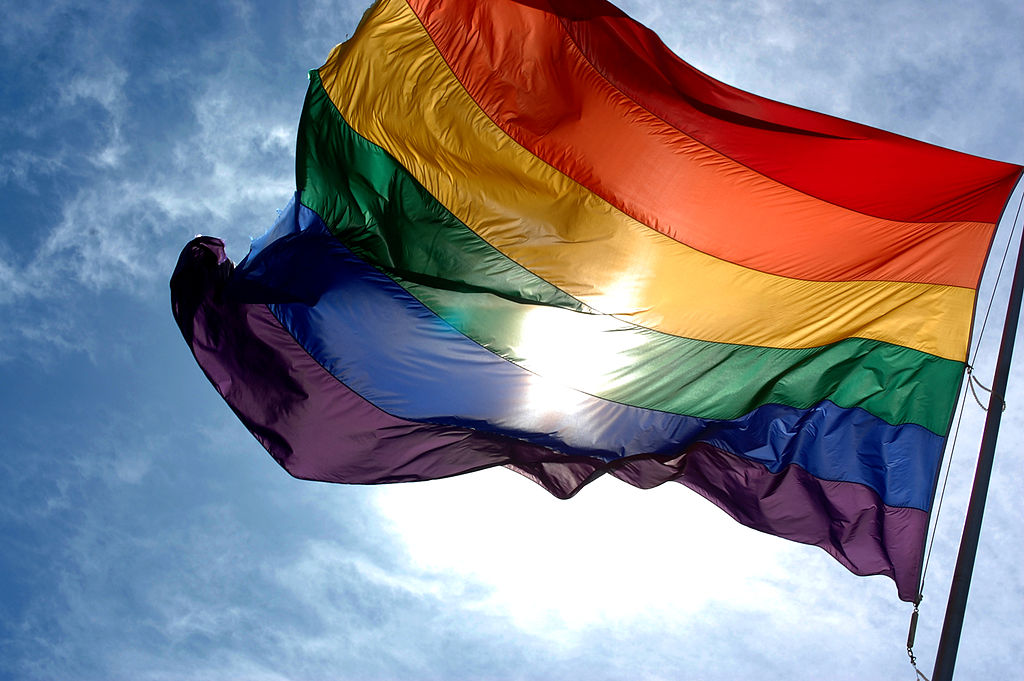
#> input picture images/rainbow_flag.jpg, 1024 x 681 px
$ jupyter execute 'IMAGE PARAMID PRATICE.ipynb'   (shell and % lines are left out)
#> lines starting #> are read from the running program, lines starting #| are printed output that depends on the picture
[cell 1]
#import important libraries
import numpy as np
import matplotlib.pyplot as plt
import cv2

[cell 2]

#taking image as input from directory
img = cv2.imread('images/rainbow_flag.jpg')
#> img is the input picture: shape (681, 1024, 3); mean B, G, R 139.6, 129.7, 134

#change color from bge to RGB
img = cv2.cvtColor(img,cv2.COLOR_BGR2RGB)

#for ploting img
plt.imshow(img)

[cell 3]
level1 = cv2.pyrDown(img)
level2 = cv2.pyrDown(level1)
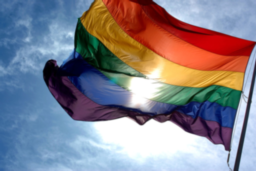
#> level2: shape (171, 256, 3); mean R, G, B 133.9, 129.7, 139.7
level3 = cv2.pyrDown(level2)
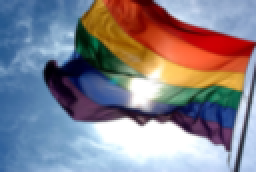
#> level3: shape (86, 128, 3) (shown 2 times larger); mean R, G, B 133.7, 129.7, 139.9

#display the img

f, (ax1,ax2,ax3,ax4) = plt.subplots(1,4 , figsize=(20,30))

ax1.imshow(img)
ax1.set_title('orginal image')

ax2 . imshow(level1)
ax2.set_xlim([0, img.shape[1]])
ax2.set_ylim([0, img.shape[0]])

ax3 . imshow(level2)
ax3.set_xlim([0, img.shape[1]])
ax3.set_ylim([0, img.shape[0]])

ax4 . imshow(level3)
ax4.set_xlim([0, img.shape[1]])
ax4.set_ylim([0, img.shape[0]])
#> Out = (0, 681)
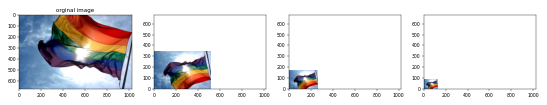
#> figure drawn by matplotlib, 4 panels

$ run again, with images/Team.jpeg copied over images/rainbow_flag.jpg
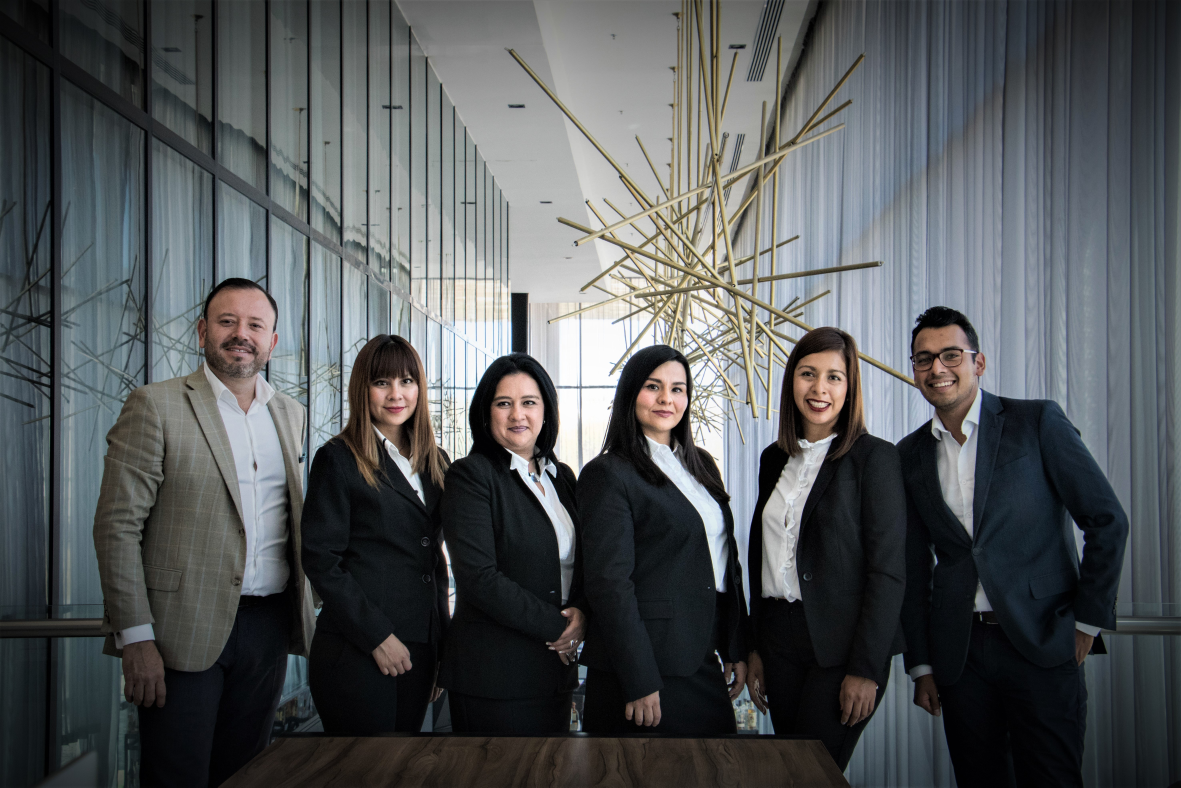
#> input picture images/Team.jpeg, 5905 x 3937 px (shown at 1/5 size)
#> img is the input picture: shape (3937, 5905, 3); mean B, G, R 88.3, 86.5, 83.2
#> `level3 = cv2.pyrDown(level2)`:
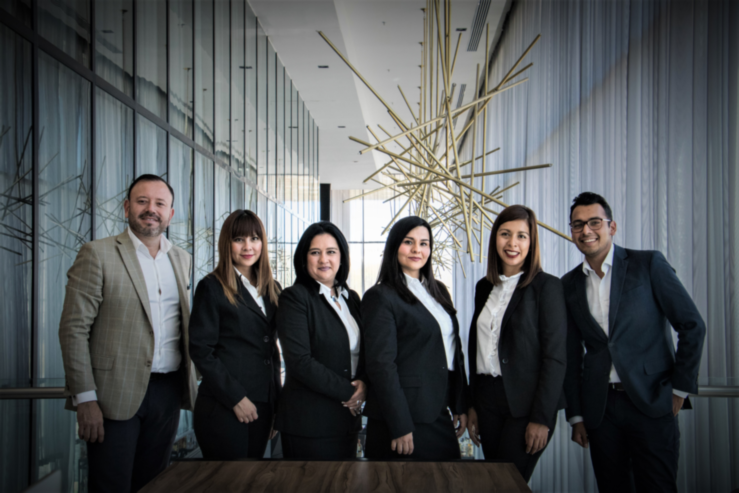
#> level3: shape (493, 739, 3); mean R, G, B 83.1, 86.5, 88.2
#> `[cell 3] level1 = cv2.pyrDown(img) level2 = cv2.pyrDown(level1) level3..`:
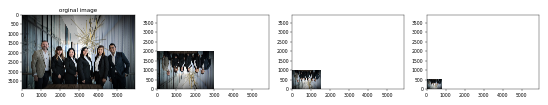
#> figure drawn by matplotlib, 4 panels

$ run again, with images/cat.jpeg copied over images/rainbow_flag.jpg
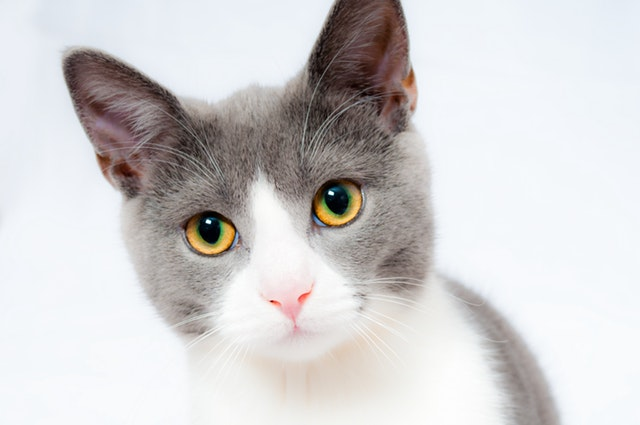
#> input picture images/cat.jpeg, 640 x 425 px
#> img is the input picture: shape (425, 640, 3); mean B, G, R 208.1, 207.7, 209.6
#> `level2 = cv2.pyrDown(level1)`:
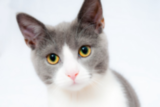
#> level2: shape (107, 160, 3); mean R, G, B 209.7, 207.8, 208.3
#> `[cell 3] level1 = cv2.pyrDown(img) level2 = cv2.pyrDown(level1) level3..`:
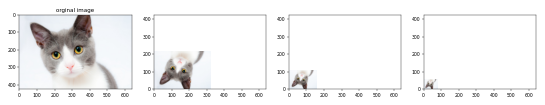
#> figure drawn by matplotlib, 4 panels
